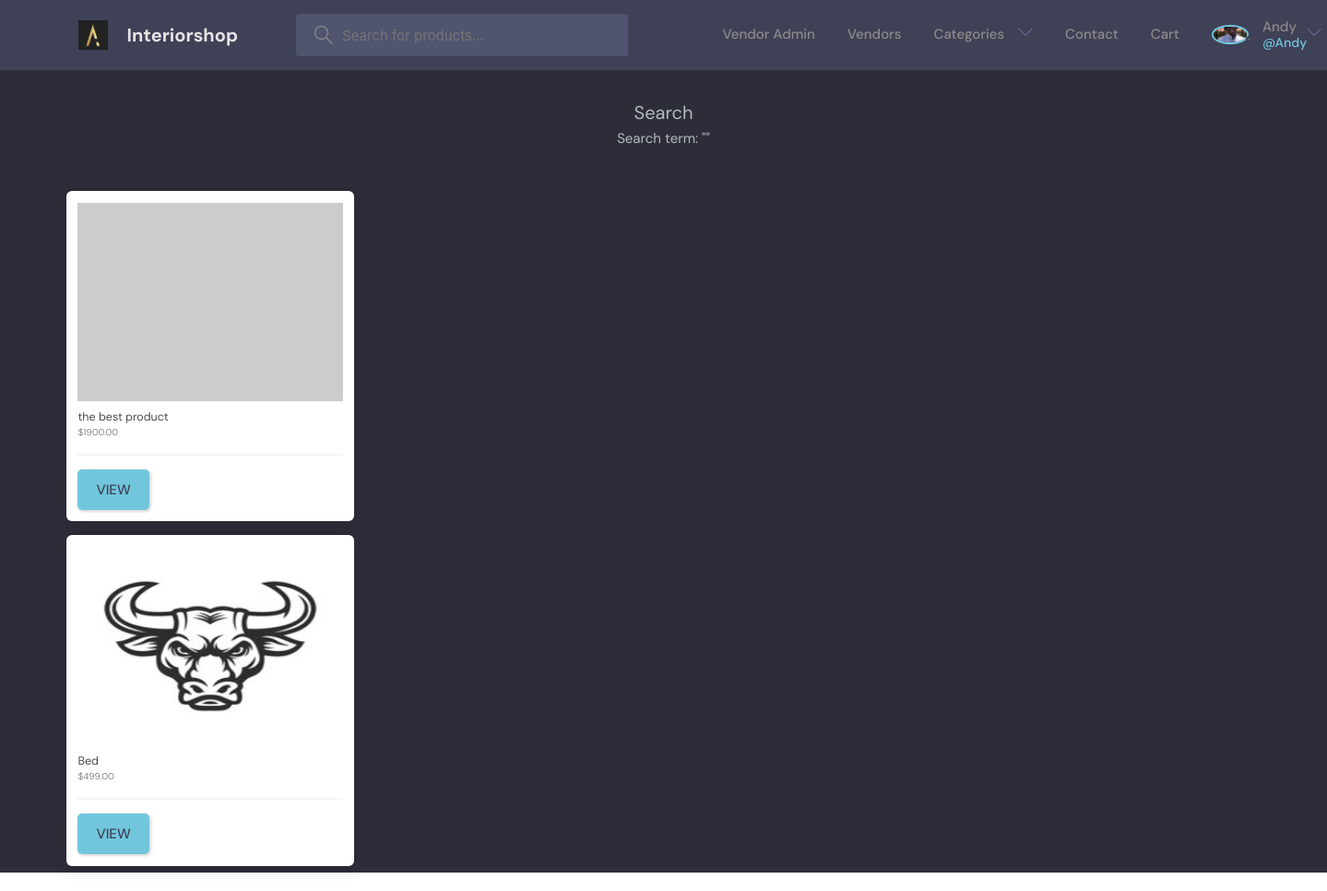
The app's page /search/ (signed in) with its own data.
### projectApp/models.py (models this page shows, shortened)
class User(AbstractUser):
    name = models.CharField(max_length=200, null=True)
    email = models.EmailField(unique=True, null=True)
    bio = models.TextField(null=True)
    avatar = models.ImageField(null=True, default="avatar.svg")
    USERNAME_FIELD = 'email'
    REQUIRED_FIELDS = []

class Product(models.Model):
    category = models.ForeignKey(
        Category, related_name='products', on_delete=models.CASCADE)
    vendor = models.ForeignKey(
        User, related_name='products', on_delete=models.CASCADE)
    title = models.CharField(max_length=255)
    slug = models.SlugField(max_length=255)
    description = models.TextField(blank=True, null=True)
    price = models.DecimalField(max_digits=6, decimal_places=2)
    date_added = models.DateTimeField(auto_now_add=True)
    image = models.ImageField(upload_to='uploads/', blank=True, null=True)
    thumbnail = models.ImageField(upload_to='uploads/', blank=True, null=True)
    class Meta:
        ordering = ['-date_added']
    def get_thumbnail(self):
        if self.thumbnail:
            return self.thumbnail.url
        else:
            if self.image:
                self.thumbnail = self.make_thumbnail(self.image)
                self.save()
                return self.thumbnail.url
            else:
                return 'https://via.placeholder.com/240*180.jpg'

### projectApp/views.py (the view)
# urls.py: path('search/', search, name='search'),
def search(request):
    query = request.GET.get('query') if request.GET.get(
        'query') != None else ''
    products = Product.objects.filter(Q(title__icontains=query) | Q(
        description__icontains=query))
    context = {'products': products, 'query': query}
    return render(request, 'projectApp/search.html', context)

### projectApp/cart.py (called while the page is built)
    def __len__(self):
        return sum(item['quantity'] for item in self.cart.values())

### projectApp/context_processors.py (called while the page is built)
def menu_categories(request):
    categories = Category.objects.all()
    return {'menu_categories':categories}

def cart(request):
    return {'cart': Cart(request)}

### projectApp/templates/projectApp/search.html (shortened to what this page needs)
{% extends 'emains.html' %}
{% block content %}
<div class="container">
<div class = "columns is-multiline mb-6">
    <div class = "column is-12 has-text-centered mt-6 mb-6">
        <h2 class = "is-size-3">Search</h2>
        <h3>Search term: "{{query}}"</h3>
    </div>
{% for product in products %}
{% include 'projectApp/list_item.html' %}
    {% endfor %}
</div>
</div>
{% endblock content %}

### templates/enavbar.html (shortened to what this page needs)
{% load static %}
<header class="header header--loggedIn">
    <div class="container">
      <a href="{% url 'home' %}" class="header__logo">
        <img src="{% static 'images/favicon.png' %}" />
        <h1>Interiorshop</h1>
      </a>
      <form class="header__search" method = "get" action = "{% url 'search' %}">
        <label>
          <input name = "q" placeholder="Search for products..." />
        </label>
      </form>
        <nav class="header__menu">
        {% if request.user.is_authenticated %}
        <div class="header__user">
            <a href = "{% url 'vendor_admin' %}" class = "navbar-item">Vendor Admin</a>
        <a href="{% url 'vendors' %}" class = "navbar-item">Vendors</a>
        <a class = "navbar-item">Categories<button class="dropdown-button">
            <svg version="1.1" xmlns="http://www.w3.org/2000/svg" width="32" height="32" viewBox="0 0 32 32">
              <title>chevron-down</title>
              <path d="M16 21l-13-13h-3l16 16 16-16h-3l-13 13z"></path>
            </svg>
          </button>
        </a>
        <a href = "{% url 'contact' %}" class = "navbar-item">Contact</a>
        <a href = "{% url 'cart' %}" class = "navbar-item">Cart{% if cart %} ({{cart|length}}){% endif %}</a>
        <div class = "navbar-item">
          <a href="{% url 'update-user' %}" >
            <div class="avatar avatar--medium active">
              <img src="{{request.user.avatar.url}}" />
            </div>
            <p>{{request.user.username}} <span>@{{request.user.username}}</span></p>
          </a>
          <button class="dropdown-button">
            <svg version="1.1" xmlns="http://www.w3.org/2000/svg" width="32" height="32" viewBox="0 0 32 32">
              <title>chevron-down</title>
              <path d="M16 21l-13-13h-3l16 16 16-16h-3l-13 13z"></path>
            </svg>
          </button>
        </div>
        </div>
            {% else %}
        <a href="{% url 'login' %}">
          <img src="{% static 'images/avatar.svg' %}" />
          <p>Login</p>
        </a>
        {%  endif %}
    </div>
  </header>

### projectApp/templates/projectApp/list_item.html
<div class="container">
<div class = "column is-3 product-list-item">
    <div class = "box">
        <figure class = "image is-4by3 mb-4">
            <img src = "{{product.get_thumbnail }}">
        </figure>
        <h2 class = "subtitle">{{product.title}}</h2>
        <h3 class = "price is-size-6 mb-5">${{product.price}}</h3>
        <hr>
        <a href = "{% url 'product' product.category.slug product.slug %}" class = "btn btn--main is-uppercase">View</a>
    </div>
</div>
</div>

### static/styles/base.css (style rules this page uses)
.product-list-item .box .subtitle { margin-bottom:0; }
.product-list-item .box .price { color:#888; }

### static/styles/emains.css (style rules this page uses)
:root { --color-main: #71c6dd; --color-main-light: #e1f6fb; --color-dark: #3f4156; --color-dark-medium: #51546e; --color-dark-light: #696d97; --color-light: #e5e5e5; --color-gray: #8b8b8b; --color-light-gray: #b2bdbd; --color-bg: #2d2d39; --color-success: #5dd693; --color-error: #fc4b0b; }
* { font-family: "DM Sans", -apple-system, BlinkMacSystemFont, "Segoe UI", Roboto, Oxygen, Ubuntu, Cantarell, "Open Sans", "Helvetica Neue", sans-serif; margin: 0; padding: 0; box-sizing: border-box; text-rendering: optimizeLegibility; font-size: inherit; }
html { font-size: 56.25%; }
@media only screen and (min-width: 1200px) { html { font-size: 62.5%; } }
body { line-height: 1.6; font-weight: 400; font-size: 1.5rem; color: var(--color-light-gray); background-color: var(--color-bg); min-height: 100vh; }
img { width: 100%; }
a { display: inline-block; color: var(--color-main); text-decoration: none; }
.container { max-width: 120rem; width: 90%; margin: auto; }
.btn { background-color: transparent; border: none; display: inline-flex; align-items: center; gap: 1rem; cursor: pointer; transition: all ease-in-out 0.3s; padding: 1rem 2rem; border-radius: 5px; box-shadow: 1px 1px 3px 1px rgba(0, 0, 0, 0.15); font-weight: 500; }
.btn--main { background-color: var(--color-main); color: var(--color-dark); }
.avatar { position: relative; display: inline-block; border-radius: 50%; border: 2px solid var(--color-main); }
.avatar img { display: block; border-radius: 50%; object-fit: cover; object-position: center; }
.avatar::after { content: ""; display: block; position: absolute; background-color: var(--color-gray); z-index: 111; border-radius: 50%; border: 0.3rem solid var(--color-dark); }
.avatar.active::after { background-color: var(--color-success); }
.avatar.avatar--medium img { width: 3.6rem; height: 3.6rem; border-radius: 50%; }
.avatar.avatar--medium:after { width: 0.7rem; height: 0.7rem; bottom: 0px; right: -6px; }
.header { padding: 1.5rem; background-color: var(--color-dark); }
.header > .container { display: flex; gap: 9.5rem; }
.header__logo, .header__user { display: flex; gap: 2rem; align-items: center; }
.header__logo > img { height: 3.2rem; width: 3.2rem; }
.header__logo > h1 { font-weight: 700; font-size: 2rem; color: var(--color-light); }
.header__search > label { background-color: var(--color-dark-medium); padding: 1.3rem 1rem; display: flex; align-items: center; gap: 1rem; border-radius: 4px; }
.header__search svg { fill: var(--color-gray); width: 2rem; height: 2rem; margin-left: 1rem; }
.header__search input { width: 30rem; background: transparent; border: none; outline: none; color: var(--color-light); }
.header__menu { margin-left: auto; position: relative; }
.header__menu a { display: flex; gap: 1.5rem; align-items: center; font-weight: 500; text-decoration: none; color: var(--color-gray); }
.header__menu img { height: 3.6rem; }
.header__menu p { line-height: 1.2; }
.header__menu span { color: var(--color-main); font-weight: 500; font-size: 1.4rem; display: block; }
.header__menu svg { width: 1.6rem; height: 1.6rem; fill: var(--color-dark-light); }
.dropdown-button { background: transparent; border: 0; outline: 0; cursor: pointer; }

### records on screen
User: user.avatar (picture), user.username "Andy"
Product: title "the best product", price "1900.00"
Product: get_thumbnail (picture), title "Bed", price "499.00"
